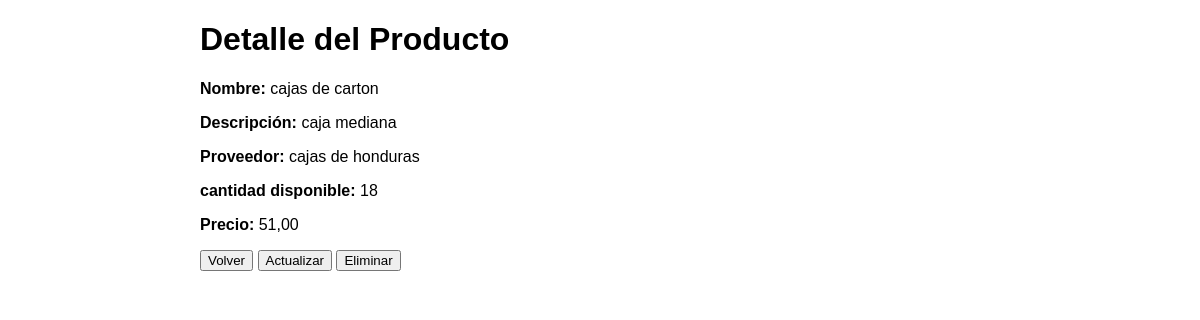
The page /detalle_producto/1/ on the database its author committed.
### inventario_app/models.py (models this page shows, shortened)
class Producto(models.Model):
    nombre = models.CharField(max_length=100)
    descripcion = models.TextField()
    precio = models.DecimalField(max_digits=10, decimal_places=2)
    cantidad_disponible = models.PositiveIntegerField(default=0)
    proveedor = models.ForeignKey(Proveedor, on_delete=models.CASCADE, null=True)

class Proveedor(models.Model):
    nombre = models.CharField(max_length=100)
    direccion = models.TextField()
    telefono = models.CharField(max_length=15)
    def __str__(self):
        return self.nombre

### inventario_app/views.py (the view)
# urls.py: path('detalle_producto/<int:pk>/', detalle_producto, name='detalle_producto'),
def detalle_producto(request, pk):
    producto = get_object_or_404(Producto, pk=pk)  # Obtener el producto con el ID proporcionado
    return render(request, 'detalle_producto.html', {'producto': producto})

### inventario_app/templates/detalle_producto.html (shortened to what this page needs)
{% load static %}
<!DOCTYPE html>
<html lang="es">
<head>
</head>
<body>
    <div class="container">
        <h1>Detalle del Producto</h1>
        <p><strong>Nombre:</strong> {{ producto.nombre }}</p>
        <p><strong>Descripción:</strong> {{ producto.descripcion }}</p>
        <p><strong>Proveedor:</strong> {{ producto.proveedor }}</p>
        <p><strong>cantidad disponible:</strong> {{ producto.cantidad_disponible }}</p>
        <p><strong>Precio:</strong> {{ producto.precio }}</p>
        <a href="{% url 'lista_productos' %}"><button>Volver</button></a>
        <a href="{% url 'actualizar_producto' pk=producto.pk %}"><button>Actualizar</button></a>
        <a href="{% url 'eliminar_producto' pk=producto.pk %}"><button>Eliminar</button></a>
    </div>
</body>
</html>

### inventario_app/templates/detalle_producto.html (style rules this page uses)
body { font-family: Arial, sans-serif; margin: 0; padding: 0; }
.container { max-width: 800px; margin: 20px auto; padding: 0 20px; }

### rows shown on the page
Producto: nombre "cajas de carton", descripcion "caja mediana", proveedor "cajas de honduras", cantidad_disponible "18", precio "51,00"
